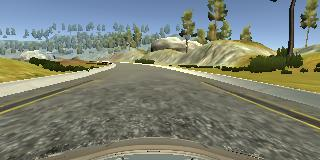
#> input picture center_2017_01_29_20_00_19_908.jpg, 320 x 160 px
$ python simple_crop.py
#> lines starting #> are read from the running program, lines starting #| are printed output that depends on the picture
import cv2
read_image = cv2.imread('center_2017_01_29_20_00_19_908.jpg')
#> read_image is the input picture: shape (160, 320, 3); mean B, G, R 116.7, 129.1, 123.4
crop_img = read_image[60:160, 0:320]
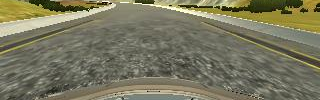
#> crop_img: shape (100, 320, 3); mean B, G, R 94.5, 118.9, 120.6
cv2.imshow("cropped", crop_img)
cv2.waitKey(0)
cv2.imwrite("cropped2.jpg", crop_img)
